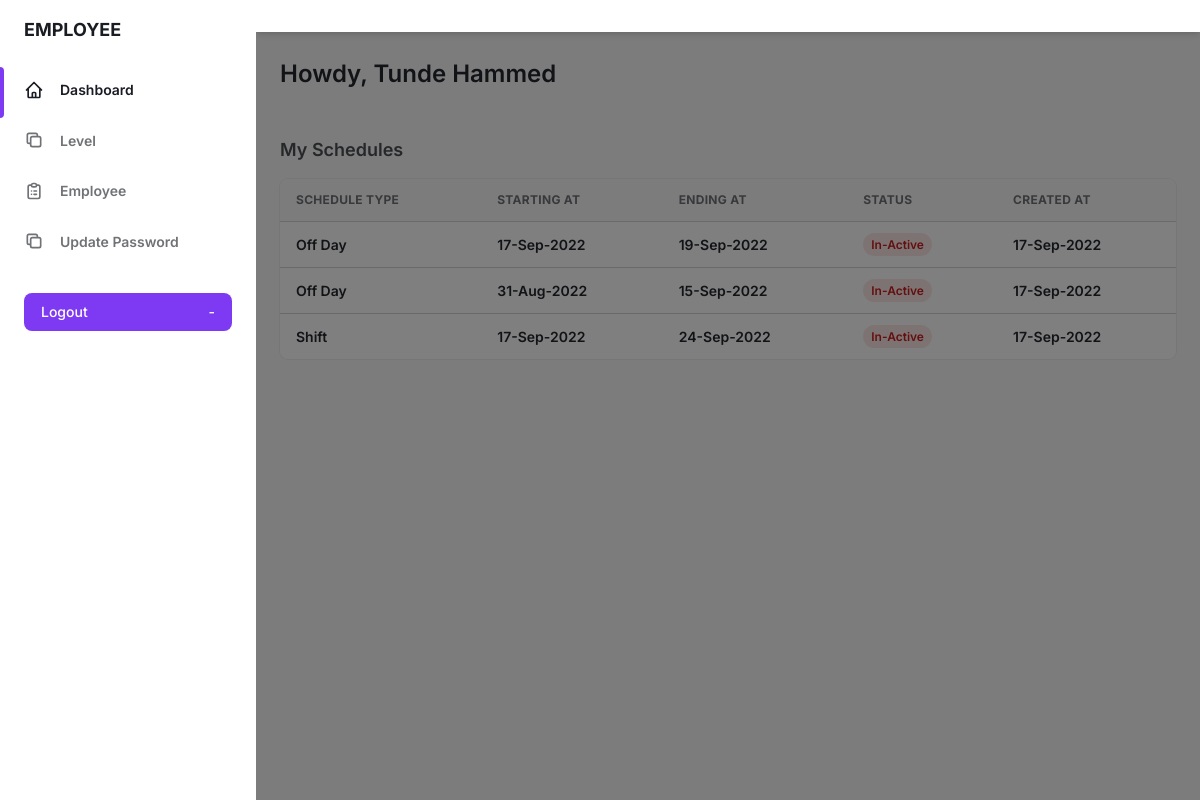
Page /employee-dashboard (signed in) on the committed database.
### tables this page shows
CREATE TABLE `create_employee` (
  `id` int(11) NOT NULL,
  `fullname` varchar(255) NOT NULL,
  `level` varchar(255) NOT NULL,
  `gender` varchar(50) NOT NULL,
  `contact` bigint(50) NOT NULL,
  `email` varchar(255) NOT NULL,
  `password` varchar(255) NOT NULL,
  `marital_status` varchar(255) NOT NULL,
  `dt` timestamp NOT NULL DEFAULT current_timestamp() ON UPDATE current_timestamp()
);

CREATE TABLE `schedule_employee` (
  `id` int(11) NOT NULL,
  `employee_name` varchar(255) NOT NULL,
  `schedule_type` varchar(255) NOT NULL,
  `starting_date` varchar(255) NOT NULL,
  `ending_date` varchar(255) NOT NULL,
  `dt` timestamp NOT NULL DEFAULT current_timestamp() ON UPDATE current_timestamp()
);

### employee-dashboard/index.php (the view, shortened to what this page needs)
<?php
  require_once "../includes/connection.php";
  $email = $_SESSION['email'];
  $fullname="";
  $sel = $conn->query("SELECT * FROM `create_employee` WHERE email = '$email'");
  while($row = $sel->fetch_assoc()) {
    $fullname = $row['fullname'];
  }
?>
<!DOCTYPE html>
<html :class="{ 'theme-dark': dark }" x-data="data()" lang="en">
  <head>
    <link rel="stylesheet" href="../assets/css/tailwind.output.css" />
    <link
      rel="stylesheet"
      href="https://cdnjs.cloudflare.com/ajax/libs/Chart.js/2.9.3/Chart.min.css"
    />
  </head>
  <body>
    <div
      class="flex h-screen bg-gray-50 dark:bg-gray-900"
      :class="{ 'overflow-hidden': isSideMenuOpen }"
    >
      <aside
        class="z-20 hidden w-64 overflow-y-auto bg-white dark:bg-gray-800 md:block flex-shrink-0"
      >
        <div class="py-4 text-gray-500 dark:text-gray-400">
          <a
            class="ml-6 text-lg font-bold text-gray-800 dark:text-gray-200"
            href="#"
          >
            EMPLOYEE
          </a>
          <ul class="mt-6">
            <li class="relative px-6 py-3">
              <span
                class="absolute inset-y-0 left-0 w-1 bg-purple-600 rounded-tr-lg rounded-br-lg"
                aria-hidden="true"
              ></span>
              <a
                class="inline-flex items-center w-full text-sm font-semibold text-gray-800 transition-colors duration-150 hover:text-gray-800 dark:hover:text-gray-200 dark:text-gray-100"
                href="index.php"
              >
                <svg
                  class="w-5 h-5"
                  aria-hidden="true"
                  fill="none"
                  stroke-linecap="round"
                  stroke-linejoin="round"
                  stroke-width="2"
                  viewBox="0 0 24 24"
                  stroke="currentColor"
                >
                  <path
                    d="M3 12l2-2m0 0l7-7 7 7M5 10v10a1 1 0 001 1h3m10-11l2 2m-2-2v10a1 1 0 01-1 1h-3m-6 0a1 1 0 001-1v-4a1 1 0 011-1h2a1 1 0 011 1v4a1 1 0 001 1m-6 0h6"
                  ></path>
                </svg>
                <span class="ml-4">Dashboard</span>
              </a>
            </li>
          </ul>
          <ul>
          <li class="relative px-6 py-3">
              <a
                class="inline-flex items-center w-full text-sm font-semibold transition-colors duration-150 hover:text-gray-800 dark:hover:text-gray-200"
                href="level.php"
              >
                <svg
                  class="w-5 h-5"
                  aria-hidden="true"
                  fill="none"
                  stroke-linecap="round"
                  stroke-linejoin="round"
                  stroke-width="2"
                  viewBox="0 0 24 24"
                  stroke="currentColor"
                >
                  <path
                    d="M8 16H6a2 2 0 01-2-2V6a2 2 0 012-2h8a2 2 0 012 2v2m-6 12h8a2 2 0 002-2v-8a2 2 0 00-2-2h-8a2 2 0 00-2 2v8a2 2 0 002 2z"
                  ></path>
                </svg>
                <span class="ml-4">Level</span>
              </a>
            </li>
            <li class="relative px-6 py-3">
              <a
                class="inline-flex items-center w-full text-sm font-semibold transition-colors duration-150 hover:text-gray-800 dark:hover:text-gray-200"
                href="employee.php"
              >
                <span class="ml-4">Employee</span>
              </a>
            </li>
            <li class="relative px-6 py-3">
              <a
                class="inline-flex items-center w-full text-sm font-semibold transition-colors duration-150 hover:text-gray-800 dark:hover:text-gray-200"
                href="update-password.php"
              >
                 <svg
                    class="w-5 h-5"
                    aria-hidden="true"
                    fill="none"
                    stroke-linecap="round"
                    stroke-linejoin="round"
                    stroke-width="2"
                    viewBox="0 0 24 24"
                    stroke="currentColor"
                  >
                    <path
                      d="M8 16H6a2 2 0 01-2-2V6a2 2 0 012-2h8a2 2 0 012 2v2m-6 12h8a2 2 0 002-2v-8a2 2 0 00-2-2h-8a2 2 0 00-2 2v8a2 2 0 002 2z"
                    ></path>
                  </svg>
                <span class="ml-4">Update Password</span>
              </a>
            </li>
           </ul>
          <div class="px-6 my-6">
            <a
              href="logout.php"
              class="flex items-center justify-between w-full px-4 py-2 text-sm font-medium leading-5 text-white transition-colors duration-150 bg-purple-600 border border-transparent rounded-lg active:bg-purple-600 hover:bg-purple-700 focus:outline-none focus:shadow-outline-purple"
            >
              Logout
              <span class="ml-2" aria-hidden="true">-</span>
            </a>
          </div>
        </div>
      </aside>
      <div
        x-show="isSideMenuOpen"
        x-transition:enter="transition ease-in-out duration-150"
        x-transition:enter-start="opacity-0"
        x-transition:enter-end="opacity-100"
        x-transition:leave="transition ease-in-out duration-150"
        x-transition:leave-start="opacity-100"
        x-transition:leave-end="opacity-0"
        class="fixed inset-0 z-10 flex items-end bg-black bg-opacity-50 sm:items-center sm:justify-center"
      ></div>
      <div class="flex flex-col flex-1 w-full">
        <header class="z-10 py-4 bg-white shadow-md dark:bg-gray-800">
        </header>
        <main class="h-full overflow-y-auto">
          <div class="container px-6 mx-auto grid">
            <h2
              class="my-6 text-2xl font-semibold text-gray-700 dark:text-gray-200"
            >
              Howdy,
              <?php
                $sel = $conn->query("SELECT * FROM create_employee WHERE email='$email' ");
                while($row = $sel->fetch_assoc()) {
                  echo $row['fullname'];
                }
              ?>
            </h2>
            <div class="mb-4" style="margin-top: 20px;">
                <h4 class="mb-4 text-lg font-semibold text-gray-600 dark:text-gray-300">
                    My Schedules
                </h4>
                <div class="w-full overflow-hidden rounded-lg shadow-xs">
                    <div class="w-full overflow-x-auto">
                        <table class="w-full whitespace-no-wrap">
                            <thead>
                                <tr
                                class="text-xs font-semibold tracking-wide text-left text-gray-500 uppercase border-b dark:border-gray-700 bg-gray-50 dark:text-gray-400 dark:bg-gray-800"
                                >
                                <th class="px-4 py-3">Schedule Type</th>
                                <th class="px-4 py-3">Starting At</th>
                                <th class="px-4 py-3">Ending At</th>
                                <th class="px-4 py-3">Status</th>
                                <th class="px-4 py-3">Created At</th>
                                </tr>
                            </thead>
                            <tbody
                                class="bg-white divide-y dark:divide-gray-700 dark:bg-gray-800"
                            >
                            <?php
                                $select = $conn->query("SELECT * FROM `schedule_employee` WHERE employee_name = '$fullname' ORDER BY id DESC");
                                if($select->num_rows > 0) {
                                  while($row = $select->fetch_assoc()) {
                                  ?>
                                    <tr class="text-gray-700 dark:text-gray-400">
                                      <td class="px-4 py-3">
                                          <div class="flex items-center text-sm">
                                              <div>
                                                  <p class="font-semibold"><?php echo $row['schedule_type']?></p>
                                              </div>
                                          </div>
                                      </td>
                                      <td class="px-4 py-3">
                                          <div class="flex items-center text-sm">
                                              <div>
                                                  <p class="font-semibold"><?php echo date("d-M-Y", strtotime($row['starting_date']))?></p>
                                              </div>
                                          </div>
                                      </td>
                                      <td class="px-4 py-3">
                                          <div class="flex items-center text-sm">
                                              <div>
                                                  <p class="font-semibold"><?php echo date("d-M-Y", strtotime($row['ending_date']))?></p>
                                              </div>
                                          </div>
                                      </td>
                                      <td class="px-4 py-3 text-xs">
                                        <?php
                                        $date= date("d-M-Y");
                                        $ending_date = date("d-M-Y", strtotime($row['ending_date']));
                                          if($date > $ending_date){
                                          ?>
                                             <span
                                          class="px-2 py-1 font-semibold leading-tight text-red-700 bg-red-100 rounded-full dark:bg-red-700 dark:text-red-100"
                                          >
                                            In-Active
                                          </span>
                                          <?php
                                          }
                                        ?>
                                      </td>
                                      <td class="px-4 py-3">
                                          <div class="flex items-center text-sm">
                                              <div>
                                                  <p class="font-semibold"><?php echo date("d-M-Y", strtotime($row['dt']))?></p>
                                              </div>
                                          </div>
                                      </td>
                                    </tr>
                                  <?php
                                  }
                                }
                                else {
                                ?>
                                  <h4 class="mb-4 text-lg font-semibold text-gray-600 dark:text-gray-300"></h4>
                                <?php
                                }
                              ?>
                            </tbody>
                        </table>
                    </div>
                </div>
            </div>
          </div>
        </main>
      </div>
    </div>
  </body>
</html>

### rows in the picture
create_employee: fullname "Tunde Hammed"
schedule_employee: schedule_type "Off Day", starting_date "17-Sep-2022", ending_date "19-Sep-2022", shows "In-Active", dt "17-Sep-2022"
schedule_employee: schedule_type "Off Day", starting_date "31-Aug-2022", ending_date "15-Sep-2022", shows "In-Active", dt "17-Sep-2022"
schedule_employee: schedule_type "Shift", starting_date "17-Sep-2022", ending_date "24-Sep-2022", shows "In-Active", dt "17-Sep-2022"
